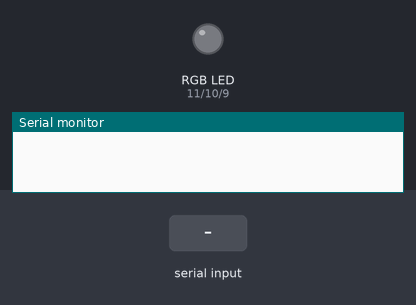
Bench run of a sketch on a simulated Arduino Uno, built with avr-gcc and run on an emulated ATmega328P. Parts: an RGB LED mixed from three pins (HIGH = lit), the last lines printed to the serial monitor. The test bench sets the inputs (shaded band).

Above: at 1.2 s.
1.3 s: "R" received over Serial
At 1.6 s:
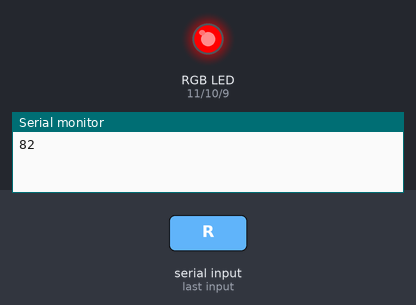
2.8 s: "G" received over Serial
At 3.9 s:
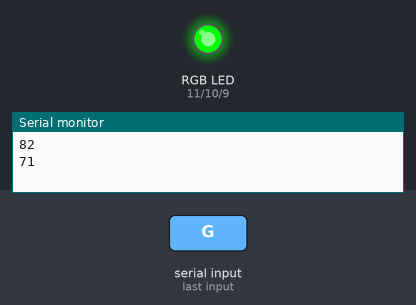
4.3 s: "B" received over Serial
At 5.1 s:
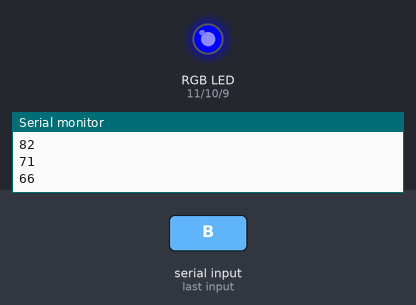
5.8 s: "Y" received over Serial
At 6.2 s:
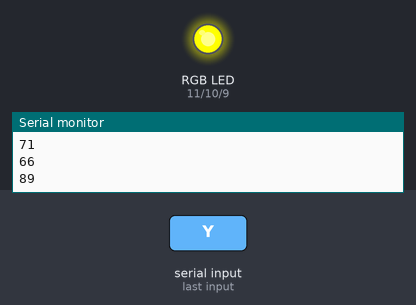
7.3 s: "C" received over Serial
At 8.5 s:
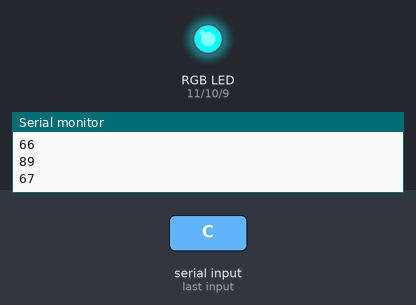
8.8 s: "M" received over Serial
At 9.7 s:
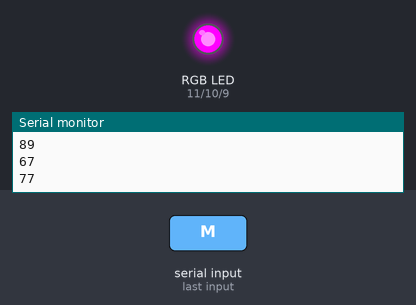
Timing chart, 0 to 11.3 s (numbered marks = the images above; inputs shaded):
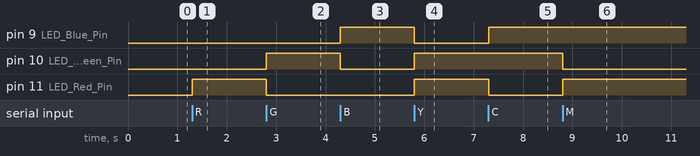

Measured:
- after the input at 1.3 s, pin 11 (LED_Red_Pin): LOW → HIGH at once
- after the input at 2.8 s, pin 10 (LED_Green_Pin): LOW → HIGH at once; pin 11 (LED_Red_Pin): HIGH → LOW at once
- after the input at 4.3 s, pin 9 (LED_Blue_Pin): LOW → HIGH at once; pin 10 (LED_Green_Pin): HIGH → LOW at once
- after the input at 5.8 s, pin 9 (LED_Blue_Pin): HIGH → LOW at once; pin 10 (LED_Green_Pin), pin 11 (LED_Red_Pin): LOW → HIGH at once
- after the input at 7.3 s, pin 9 (LED_Blue_Pin): LOW → HIGH at once; pin 11 (LED_Red_Pin): HIGH → LOW at once
- after the input at 8.8 s, pin 10 (LED_Green_Pin): HIGH → LOW at once; pin 11 (LED_Red_Pin): LOW → HIGH at once

The sketch:

RGB_LED.ino
```cpp
int LED_Red_Pin = 11;
int LED_Green_Pin = 10;
int LED_Blue_Pin = 9;

void setup() {
  Serial.begin(9600);
  pinMode(LED_Red_Pin, OUTPUT);
  pinMode(LED_Green_Pin, OUTPUT);
  pinMode(LED_Blue_Pin, OUTPUT);
}
int serialData;
void loop() {
  if (Serial.available() > 0) {
    serialData = Serial.read();
    Serial.println(serialData);
    if (serialData == 'R'){
     RGB_Color(255,0,0);
    } else if (serialData == 'G'){
     RGB_Color(0,255,0);
    } else if (serialData == 'B'){
     RGB_Color(0,0,255);
    } else if (serialData == 'Y'){
     RGB_Color(255,255,0);
    } else if (serialData == 'C'){
     RGB_Color(0,255,255);
    } else if (serialData == 'M'){
     RGB_Color(255,0,255);
    } else if (serialData == 'W'){
     RGB_Color(255,255,255);
    } else{
     RGB_Color(0,0,0);
    }
  }
}

void RGB_Color(int LED_Red_Val, int LED_Green_Val, int LED_Blue_Val) {
  analogWrite(LED_Red_Pin, LED_Red_Val);
  analogWrite(LED_Green_Pin, LED_Green_Val);
  analogWrite(LED_Blue_Pin, LED_Blue_Val);
}
```
